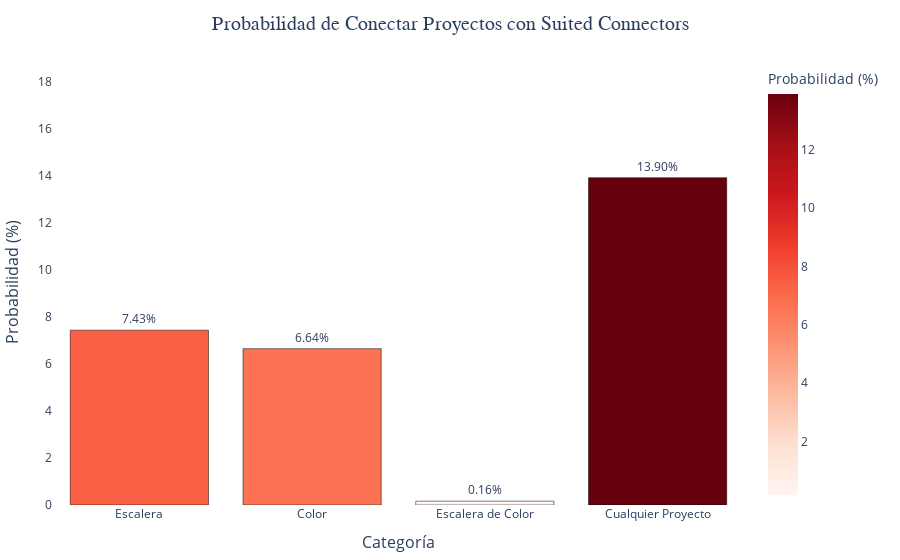

The code cell stored with this chart in its notebook:
### Code cell
# Visualización
fig = px.bar(
    results,
    x='Categoría',
    y='Probabilidad (%)',
    text='Probabilidad (%)',
    title="Probabilidad de Conectar Proyectos con Suited Connectors",
    labels={
        "Categoría": "Tipo de Proyecto",
        "Probabilidad (%)": "Probabilidad (%)"
    },
    color='Probabilidad (%)',
    color_continuous_scale='Reds'  
)

# Ajustes adicionales al diseño
fig.update_traces(
    texttemplate='%{text:.2f}%', 
    textposition='outside',     
    marker=dict(line=dict(color='black', width=0.5)) 
)

fig.update_layout(
    title=dict(
        font=dict(size=20, family="Arial"),  
        x=0.5  
    ),
    xaxis=dict(
        title="Categoría", 
        title_font=dict(size=16), 
        tickfont=dict(size=12),   
    ),
    yaxis=dict(
        title="Probabilidad (%)",  
        title_font=dict(size=16), 
        tickfont=dict(size=12),    
        range=[0, max(rates) + 5]  
    ),
    plot_bgcolor="White", 
    margin=dict(l=40, r=40, t=60, b=40), 
    coloraxis_showscale=True 
)

fig.show()

### Figure 1 — Plotly figure (JSON) as saved in the notebook; plotly's stock layout.template omitted (floating-point values rounded to 4 significant figures)
{"data": [{"alignmentgroup": "True", "hovertemplate": "Tipo de Proyecto=%{x}<br>Probabilidad (%)=%{marker.color}<extra></extra>", "legendgroup": "", "marker": {"color": [7.427, 6.641, 0.1631, 13.9], "coloraxis": "coloraxis", "line": {"color": "black", "width": 0.5}, "pattern": {"shape": ""}}, "name": "", "offsetgroup": "", "orientation": "v", "showlegend": false, "text": [7.427, 6.641, 0.1631, 13.9], "textposition": "outside", "texttemplate": "%{text:.2f}%", "type": "bar", "x": ["Escalera", "Color", "Escalera de Color", "Cualquier Proyecto"], "xaxis": "x", "y": [7.427, 6.641, 0.1631, 13.9], "yaxis": "y"}], "layout": {"barmode": "relative", "coloraxis": {"colorbar": {"title": {"text": "Probabilidad (%)"}}, "colorscale": [[0, "rgb(255,245,240)"], [0.125, "rgb(254,224,210)"], [0.25, "rgb(252,187,161)"], [0.375, "rgb(252,146,114)"], [0.5, "rgb(251,106,74)"], [0.625, "rgb(239,59,44)"], [0.75, "rgb(203,24,29)"], [0.875, "rgb(165,15,21)"], [1, "rgb(103,0,13)"]], "showscale": true}, "legend": {"tracegroupgap": 0}, "margin": {"b": 40, "l": 40, "r": 40, "t": 60}, "plot_bgcolor": "White", "title": {"font": {"family": "Arial", "size": 20}, "text": "Probabilidad de Conectar Proyectos con Suited Connectors", "x": 0.5}, "xaxis": {"anchor": "y", "domain": [0, 1], "tickfont": {"size": 12}, "title": {"font": {"size": 16}, "text": "Categoría"}}, "yaxis": {"anchor": "x", "domain": [0, 1], "range": [0, 18.9], "tickfont": {"size": 12}, "title": {"font": {"size": 16}, "text": "Probabilidad (%)"}}}}
